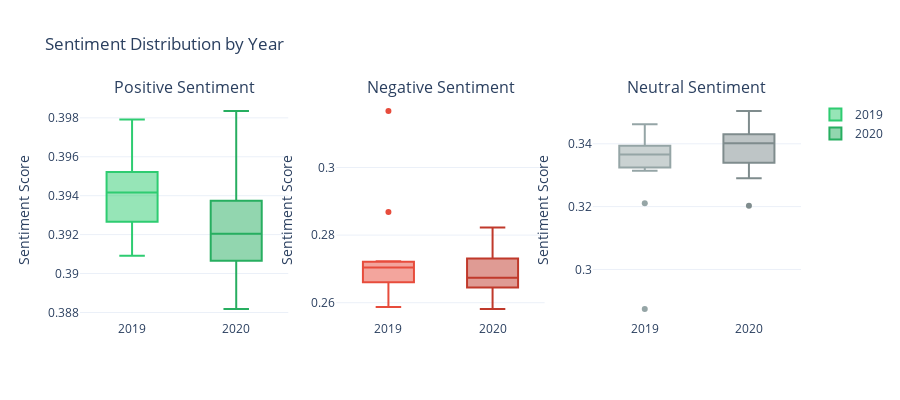

The notebook cell saved with this chart:
### Markdown cell above
## Year-over-Year Comparison

Comparing sentiment patterns between 2019 and 2020 using box plots to show distribution.

### Code cell
# Compare sentiment statistics by year
year_stats = sentiment_df.groupby('year').agg({
    'positive': ['mean', 'std', 'min', 'max'],
    'negative': ['mean', 'std', 'min', 'max'],
    'neutral': ['mean', 'std', 'min', 'max'],
    'speech_idx': 'count'
}).round(3)

print("Year-over-Year Sentiment Statistics:")
print("="*80)
print(year_stats)
print()

# Create box plots for sentiment distribution by year
fig = make_subplots(
    rows=1, cols=3,
    subplot_titles=('Positive Sentiment', 'Negative Sentiment', 'Neutral Sentiment')
)

for year in sentiment_df['year'].unique():
    year_data = sentiment_df[sentiment_df['year'] == year]
    
    fig.add_trace(
        go.Box(y=year_data['positive'], name=year, showlegend=True,
               marker_color='#2ecc71' if year == '2019' else '#27ae60'),
        row=1, col=1
    )
    fig.add_trace(
        go.Box(y=year_data['negative'], name=year, showlegend=False,
               marker_color='#e74c3c' if year == '2019' else '#c0392b'),
        row=1, col=2
    )
    fig.add_trace(
        go.Box(y=year_data['neutral'], name=year, showlegend=False,
               marker_color='#95a5a6' if year == '2019' else '#7f8c8d'),
        row=1, col=3
    )

fig.update_layout(
    title_text='Sentiment Distribution by Year',
    height=400,
    template='plotly_white',
    showlegend=True
)

fig.update_yaxes(title_text="Sentiment Score", row=1, col=1)
fig.update_yaxes(title_text="Sentiment Score", row=1, col=2)
fig.update_yaxes(title_text="Sentiment Score", row=1, col=3)

fig.show()

# Statistical comparison
print("\n📊 Key Insights:")
print("="*80)
for year in sorted(sentiment_df['year'].unique()):
    year_data = sentiment_df[sentiment_df['year'] == year]
    print(f"\n{year}:")
    print(f"  • Average Positive: {year_data['positive'].mean():.3f} (±{year_data['positive'].std():.3f})")
    print(f"  • Average Negative: {year_data['negative'].mean():.3f} (±{year_data['negative'].std():.3f})")
    print(f"  • Average Neutral:  {year_data['neutral'].mean():.3f} (±{year_data['neutral'].std():.3f})")
    print(f"  • Speeches: {len(year_data)}")

### Figure 1 — Plotly figure (JSON) as saved in the notebook; plotly's stock layout.template omitted (floating-point values rounded to 4 significant figures)
{"data": [{"marker": {"color": "#2ecc71"}, "name": "2019", "showlegend": true, "type": "box", "xaxis": "x", "y": [0.3941, 0.3942, 0.3979, 0.3921, 0.3914, 0.3959, 0.3942, 0.3909, 0.3932, 0.3954, 0.395, 0.3939], "yaxis": "y"}, {"marker": {"color": "#e74c3c"}, "name": "2019", "showlegend": false, "type": "box", "xaxis": "x2", "y": [0.2651, 0.2723, 0.2706, 0.2868, 0.2706, 0.3167, 0.2702, 0.2653, 0.2719, 0.2669, 0.2588, 0.2682], "yaxis": "y2"}, {"marker": {"color": "#95a5a6"}, "name": "2019", "showlegend": false, "type": "box", "xaxis": "x3", "y": [0.3407, 0.3335, 0.3314, 0.3211, 0.338, 0.2874, 0.3355, 0.3438, 0.3349, 0.3377, 0.3462, 0.3379], "yaxis": "y3"}, {"marker": {"color": "#27ae60"}, "name": "2020", "showlegend": true, "type": "box", "xaxis": "x", "y": [0.3937, 0.393, 0.3914, 0.3931, 0.3917, 0.3894, 0.3916, 0.3895, 0.3934, 0.392, 0.3901, 0.3937, 0.3939, 0.3984, 0.3964, 0.3902, 0.3882, 0.392, 0.3919, 0.3975, 0.3904, 0.3938, 0.3947], "yaxis": "y"}, {"marker": {"color": "#c0392b"}, "name": "2020", "showlegend": false, "type": "box", "xaxis": "x2", "y": [0.2654, 0.2732, 0.2581, 0.2641, 0.277, 0.2726, 0.2643, 0.2626, 0.266, 0.2678, 0.2597, 0.2675, 0.2669, 0.267, 0.2674, 0.2782, 0.2715, 0.2677, 0.265, 0.2823, 0.2778, 0.2772, 0.2599], "yaxis": "y2"}, {"marker": {"color": "#7f8c8d"}, "name": "2020", "showlegend": false, "type": "box", "xaxis": "x3", "y": [0.3409, 0.3337, 0.3504, 0.3428, 0.3313, 0.3381, 0.344, 0.3479, 0.3406, 0.3402, 0.3502, 0.3388, 0.3391, 0.3346, 0.3362, 0.3316, 0.3404, 0.3403, 0.3431, 0.3203, 0.3318, 0.329, 0.3454], "yaxis": "y3"}], "layout": {"annotations": [{"font": {"size": 16}, "showarrow": false, "text": "Positive Sentiment", "x": 0.1444, "xanchor": "center", "xref": "paper", "y": 1, "yanchor": "bottom", "yref": "paper"}, {"font": {"size": 16}, "showarrow": false, "text": "Negative Sentiment", "x": 0.5, "xanchor": "center", "xref": "paper", "y": 1, "yanchor": "bottom", "yref": "paper"}, {"font": {"size": 16}, "showarrow": false, "text": "Neutral Sentiment", "x": 0.8556, "xanchor": "center", "xref": "paper", "y": 1, "yanchor": "bottom", "yref": "paper"}], "height": 400, "showlegend": true, "title": {"text": "Sentiment Distribution by Year"}, "xaxis": {"anchor": "y", "domain": [0, 0.2889]}, "xaxis2": {"anchor": "y2", "domain": [0.3556, 0.6444]}, "xaxis3": {"anchor": "y3", "domain": [0.7111, 1]}, "yaxis": {"anchor": "x", "domain": [0, 1], "title": {"text": "Sentiment Score"}}, "yaxis2": {"anchor": "x2", "domain": [0, 1], "title": {"text": "Sentiment Score"}}, "yaxis3": {"anchor": "x3", "domain": [0, 1], "title": {"text": "Sentiment Score"}}}}
